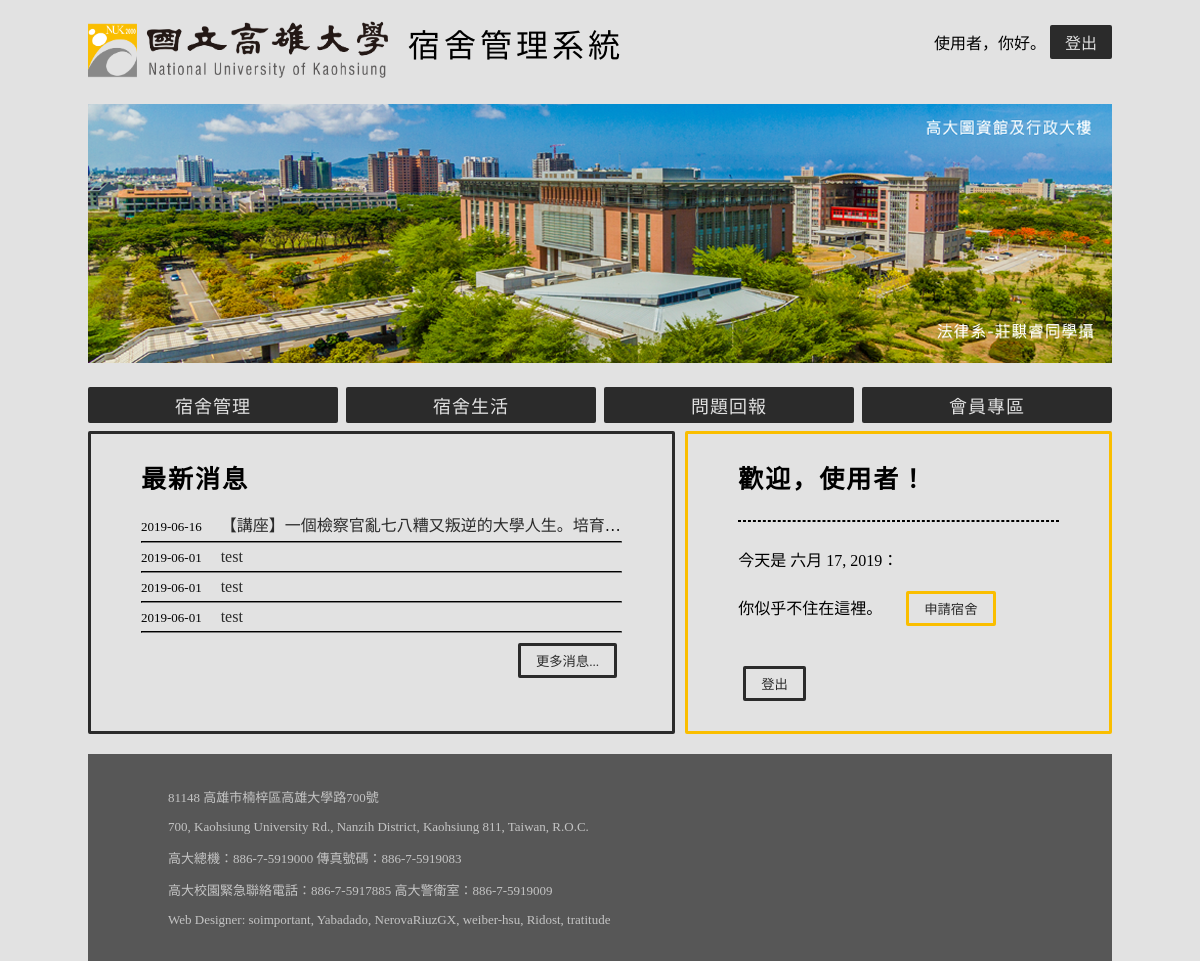
The app's page / (signed in) with its own data.
### AS/models.py (models this page shows)
class Billboard(models.Model):
    date = models.DateField()
    title = models.CharField(max_length=128)
    publisher = models.ForeignKey('Account', on_delete=models.CASCADE)
    content = models.CharField(max_length=512)

### AS/views.py (the view)
# urls.py: path('', views.index),  # index as default
def index(request):
	billboard = Billboard.objects.all().order_by("-date")[:5]
	try:
		account = Account.objects.get(user=request.user)
	except:
		return render(request, 'AS/index.html', locals())
	lived = False
	try:
		dorminfo = DormInfo.objects.get(account=account)
		lived = True
	except:
		lived = False
		return render(request, 'AS/index.html', locals())
	pk_num = len(Package.objects.filter(receiver=Account.objects.get(user=auth.get_user(request))))
	now_conduct = StudentInfo.objects.get(account=account).conduct
	return render(request, 'AS/index.html', locals())

### AS/templates/AS/index.html (shortened to what this page needs)
<!DOCTYPE html>
<html>
<head>
    {% load staticfiles %}
    <link rel=stylesheet type="text/css" href={% static "AS/main_style.css" %}>
</head>
<body id="body">
    <div id="main-container">
        <header id="header">
            <div id="system-logo">
                <span><a href='/'><img src={% static "AS/logoword_.png" %} width=300 height=60></a></span>
            </div>
            <div id="system-title">
                <span>宿舍管理系統</span>
            </div>
            <div id="login">
                {% if request.user.is_authenticated %}
                <span>
                    {% if request.user.first_name and request.user.first_name.strip %}
                        {{ request.user.first_name }}，你好。
                    {% else %}
                        使用者，你好。
                    {% endif %}
                </span>
                <span>
                    <a href="/AS/logout/" class="login-button">登出</a>
                </span>
                {% endif %}
            </div>
        </header>
        <div id="content-container">
            {% include 'AS/topbar.html' %}
            <nav id="navbar">
                <a href="/DMS/main/" class="navbar-item">宿舍管理</a>
                <a href="/DLS/billboard/" class="navbar-item">宿舍生活</a>
                <a href="/RS/main/" class="navbar-item">問題回報</a>
                <a href="/AS/main/" class="navbar-item">會員專區</a>
            </nav>
            <div id="content" style="align-items: stretch">
                <div id="index-billboard">
                    <h1>最新消息</h1>
                    {% for b in billboard %}
                        <span style="font-size: 13px; padding:0 15px 0 0">{{ b.date|date:"Y-m-d" }}</span>
                        <a class="billboard-item" href="/DLS/billboard/{{ b.id }}/">{{ b.title }}</a>
                        <hr class="content">
                    {% endfor %}
                    <div style="text-align: right">
                        <button class="button-decline" onclick='location.href="/DLS/billboard/"'>更多消息...</button>
                    </div>
                </div>
                <div id="index-login">
                    {% if request.user.is_authenticated %}
                        <h1>
                            {% if request.user.first_name and request.user.first_name.strip %}
                                歡迎，{{ request.user.first_name }}！
                            {% else %}
                                歡迎，使用者！
                            {% endif %}
                        </h1>
                        <hr class="heading">
                        <div>
                            <div>今天是 {% now "DATE_FORMAT" %}：</div>
                            {% if not lived %}
                                <div style="margin: 15px 0">
                                    <span style="padding: 0 15px 0 0">你似乎不住在這裡。</span>
                                    <button class="button-accept" onclick='location.href="/DMS/main/"'>申請宿舍</button>
                                </div>
                            {% endif %}
                        </div>
                        <div class="button-section">
                            <button class='button-decline' onclick='location.href="/AS/logout/"'>登出</button>
                        </div>
                    {% endif %}
                </div>
            </div>
        </div>
        <footer id="footer">
            <p>81148 高雄市楠梓區高雄大學路700號</p>
            <p>700, Kaohsiung University Rd., Nanzih District, Kaohsiung 811, Taiwan, R.O.C.</p>
            <p>高大總機：886-7-5919000 傳真號碼：886-7-5919083</p>
            <p>高大校園緊急聯絡電話：886-7-5917885 高大警衛室：886-7-5919009</p>
            <p>Web Designer: soimportant, Yabadado, NerovaRiuzGX, weiber-hsu, Ridost, tratitude</p>
        </footer>
    </div>
</body>
</html>

### AS/static/AS/main_style.css (style rules this page uses)
* { -webkit-box-sizing: border-box; -moz-box-sizing: border-box; box-sizing: border-box; transition: background-color .15s ease-out, font-color .15s ease-out; }
#body { font-family: "NS-Regular"; background-color: #e2e2e2; margin: 0 auto; max-width: 1024px; min-width: 600px; }
#header { display: flex; align-items: stretch; margin: 20px 0; }
#system-title { flex: 1; min-width: 240px; font-family: "NS-Bold"; padding-left: 20px; font-size: 32px; letter-spacing: 4px; vertical-align: middle; }
#login { flex: 1; padding-top: 5px; padding-right: 0; vertical-align: middle; text-align: right; min-width: 120px; }
.login-button:link, .login-button:visited { background-color: #2b2b2b; color: #e2e2e2; text-decoration: none; padding: 5px 15px; text-align: center; display: inline-block; min-width: 45px; border-radius: 2px; }
#content-container { margin: 20px 0; }
#navbar { display: flex; justify-content: space-between; margin: 8px 0; }
.navbar-item:link, .navbar-item:visited { flex: 1; order: 1; font-family: "NS-Medium"; max-width: 250px; min-width: 150px; text-align: center; vertical-align: center; font-size: 18px; letter-spacing: 1px; color: #e2e2e2; background-color: #2b2b2b; padding: 5px; text-decoration: none; border-radius: 2px; }
#content { display: flex; align-items: flex-start; justify-content: space-between; margin: 5px 0; }
#index-billboard { flex: 3; padding: 25px 50px; min-width: 360px; border: 3px solid #2b2b2b; border-radius: 2px; margin: 0 5px 0 0; overflow: hidden; white-space: nowrap; text-overflow: ellipsis; }
#index-login { flex: 2; min-width: 240px; padding: 25px 50px; border: 3px solid #fabe00; border-radius: 2px; margin: 0 0 0 5px; }
#footer { position: relative; padding: 20px 80px; font-size: 13px; color: #c4c4c4; background-color: #575757; }
.button-accept { background-color: transparent; font-family: "NS-Medium"; color: #2b2b2b; border: 3px solid #fabe00; border-radius: 2px; text-decoration: none; padding: 5px 15px; margin: 5px; }
.button-decline { background-color: transparent; font-family: "NS-Medium"; color: #2b2b2b; border: 3px solid #2b2b2b; border-radius: 2px; text-decoration: none; padding: 5px 15px; margin: 5px; }
.button-section { margin-top: 30px; }
hr.heading { border: 1px dashed; margin: 25px auto; }
hr.content { margin: 5px auto; border-color: #2b2b2b; }
h1 { font-size: 25px; font-family: "NS-Medium"; letter-spacing: 2px; margin-top: 0; }
.billboard-item:link { color: #2b2b2b; text-decoration: none; }

### records on screen
Billboard: date "2019-06-16", title "【講座】一個檢察官亂七八糟又叛逆的大學人生。培育…"
Billboard: date "2019-06-01", title "test"
Billboard: date "2019-06-01", title "test"
Billboard: date "2019-06-01", title "test"
